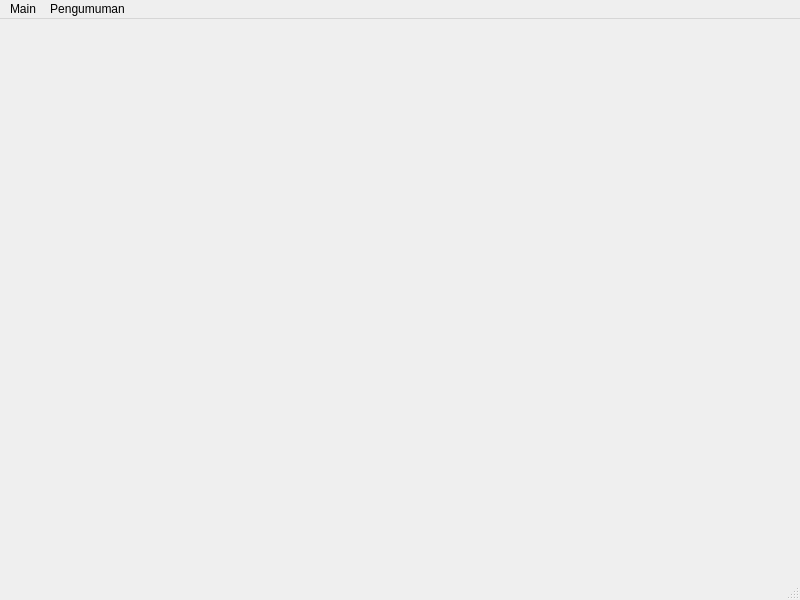
<?xml version="1.0" encoding="UTF-8"?>
<ui version="4.0">
 <class>MainWindow</class>
 <widget class="QMainWindow" name="MainWindow">
  <property name="geometry">
   <rect>
    <x>0</x>
    <y>0</y>
    <width>800</width>
    <height>600</height>
   </rect>
  </property>
  <property name="windowTitle">
   <string>MainWindow</string>
  </property>
  <widget class="QWidget" name="centralwidget"/>
  <widget class="QMenuBar" name="menubar">
   <property name="geometry">
    <rect>
     <x>0</x>
     <y>0</y>
     <width>800</width>
     <height>22</height>
    </rect>
   </property>
   <widget class="QMenu" name="menuMain">
    <property name="title">
     <string>Main</string>
    </property>
    <addaction name="actionSantri"/>
    <addaction name="actionProgram"/>
    <addaction name="actionPembayaran"/>
   </widget>
   <widget class="QMenu" name="menuPengumuman">
    <property name="title">
     <string>Pengumuman</string>
    </property>
   </widget>
   <addaction name="menuMain"/>
   <addaction name="menuPengumuman"/>
  </widget>
  <widget class="QStatusBar" name="statusbar"/>
  <action name="actionSantri">
   <property name="text">
    <string>Santri</string>
   </property>
  </action>
  <action name="actionProgram">
   <property name="text">
    <string>Program</string>
   </property>
  </action>
  <action name="actionPembayaran">
   <property name="text">
    <string>Pembayaran</string>
   </property>
  </action>
 </widget>
 <resources/>
 <connections/>
</ui>
